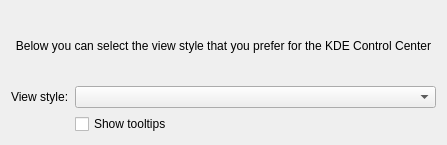
<?xml version="1.0" encoding="UTF-8"?>
<ui version="4.0">
 <class>ConfigDialog</class>
 <widget class="QWidget" name="ConfigDialog">
  <property name="geometry">
   <rect>
    <x>0</x>
    <y>0</y>
    <width>447</width>
    <height>145</height>
   </rect>
  </property>
  <layout class="QGridLayout" name="gridLayout">
   <item row="1" column="0">
    <widget class="QLabel" name="LblPlugins">
     <property name="sizePolicy">
      <sizepolicy hsizetype="Maximum" vsizetype="Preferred">
       <horstretch>0</horstretch>
       <verstretch>0</verstretch>
      </sizepolicy>
     </property>
     <property name="text">
      <string>View style:</string>
     </property>
    </widget>
   </item>
   <item row="1" column="1">
    <widget class="KComboBox" name="CbPlugins"/>
   </item>
   <item row="0" column="0" colspan="2">
    <widget class="QLabel" name="LblTitle">
     <property name="text">
      <string>Below you can select the view style that you prefer for the KDE Control Center</string>
     </property>
     <property name="alignment">
      <set>Qt::AlignCenter</set>
     </property>
     <property name="wordWrap">
      <bool>true</bool>
     </property>
    </widget>
   </item>
   <item row="2" column="1">
    <widget class="QCheckBox" name="ChTooltips">
     <property name="text">
      <string>Show tooltips</string>
     </property>
    </widget>
   </item>
  </layout>
 </widget>
 <customwidgets>
  <customwidget>
   <class>KComboBox</class>
   <extends>QComboBox</extends>
   <header>kcombobox.h</header>
  </customwidget>
 </customwidgets>
 <resources/>
 <connections/>
</ui>
